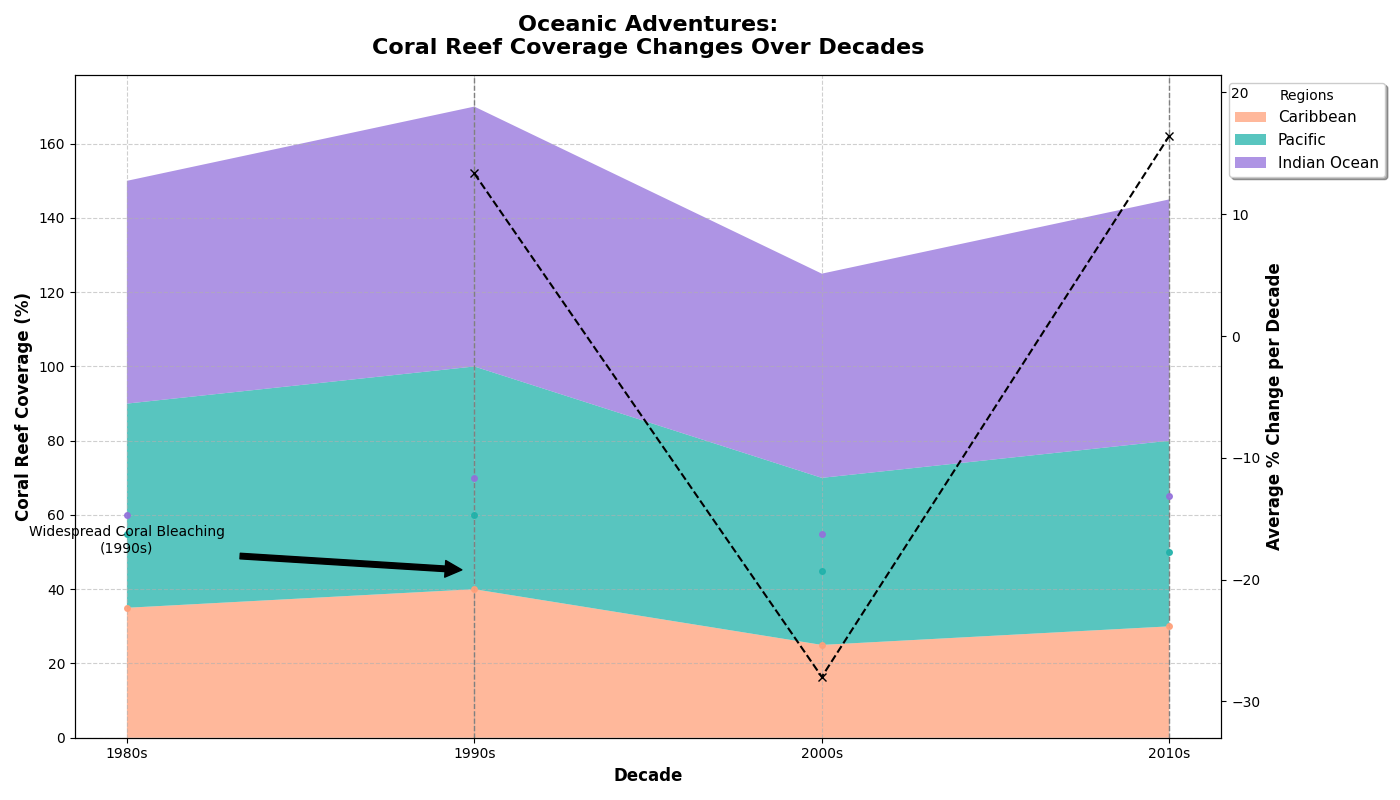

The Python source for this figure:
import matplotlib.pyplot as plt
import numpy as np

# Data preparation with manually shuffled values
decades = np.array(['1980s', '1990s', '2000s', '2010s'])
caribbean_reef = np.array([35, 40, 25, 30])  # Values shuffled
pacific_reef = np.array([55, 60, 45, 50])    # Values shuffled
indian_ocean_reef = np.array([60, 70, 55, 65]) # Values shuffled

# Stack the data for plotting
reef_data = np.vstack([caribbean_reef, pacific_reef, indian_ocean_reef])

# Plot the stacked area chart
fig, ax = plt.subplots(figsize=(14, 8))
ax.stackplot(decades, reef_data, labels=['Caribbean', 'Pacific', 'Indian Ocean'], 
             colors=['#FFA07A', '#20B2AA', '#9370DB'], alpha=0.75)

# Customize the chart with title and labels
ax.set_title('Oceanic Adventures:\nCoral Reef Coverage Changes Over Decades', fontsize=16, weight='bold', pad=15)
ax.set_xlabel('Decade', fontsize=12, weight='bold')
ax.set_ylabel('Coral Reef Coverage (%)', fontsize=12, weight='bold')

# Highlight specific decades with vertical lines
highlight_decades = ['1990s', '2010s']
for decade in highlight_decades:
    ax.axvline(x=decade, color='grey', linestyle='--', linewidth=1)

# Annotate a significant point
ax.annotate('Widespread Coral Bleaching\n(1990s)', xy=('1990s', 45), xytext=('1980s', 50),
            arrowprops=dict(facecolor='black', shrink=0.05), fontsize=10, ha='center')

# Add grid
ax.grid(visible=True, linestyle='--', alpha=0.6)

# Position the legend outside the plot
ax.legend(loc='upper left', bbox_to_anchor=(1, 1), title='Regions', fontsize=11, shadow=True)

# Add data points markers with corresponding lines
for y, color in zip(reef_data, ['#FFA07A', '#20B2AA', '#9370DB']):
    ax.plot(decades, y, marker='o', markersize=4, color=color, linestyle='None', alpha=0.9)

# Create an additional subplot for % change per decade
percent_change = np.diff(reef_data, axis=1) / reef_data[:, :-1] * 100
avg_percent_change = np.mean(percent_change, axis=0)

ax_change = ax.twinx()
ax_change.plot(decades[1:], avg_percent_change, color='black', linestyle='--', marker='x', label='Avg % Change')
ax_change.set_ylabel('Average % Change per Decade', fontsize=12, weight='bold')
ax_change.set_ylim(min(avg_percent_change) - 5, max(avg_percent_change) + 5)

# Tight layout to avoid clipping
plt.tight_layout()

# Show the plot
plt.show()
